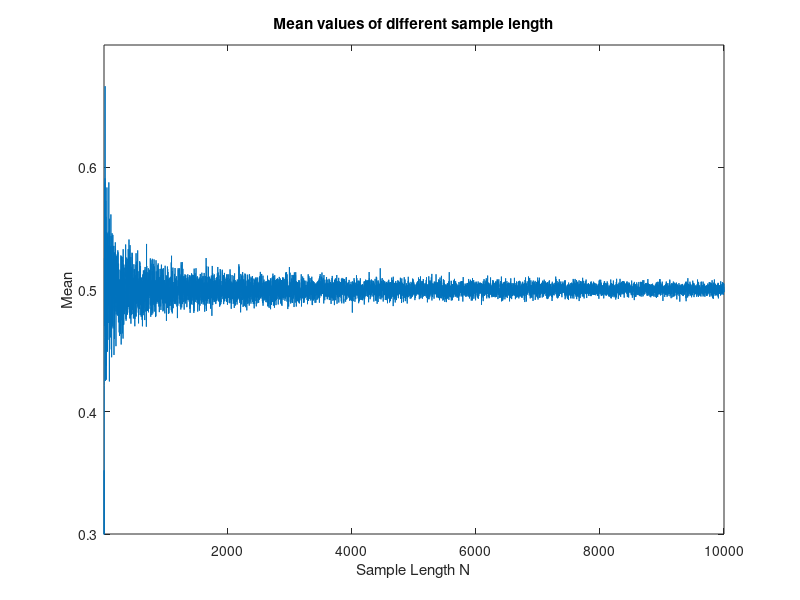
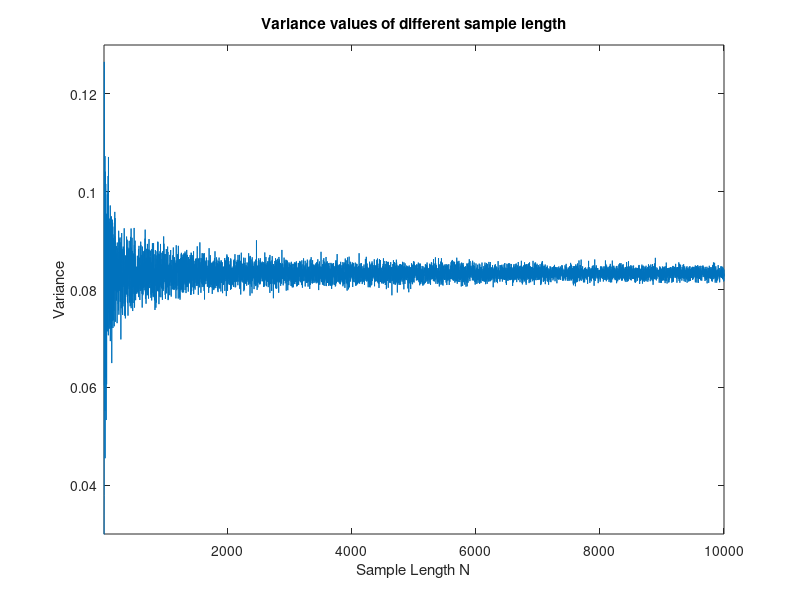

Write MATLAB code to recreate these figures, in order.
m_sequence=zeros(1,10000);
v_sequence=zeros(1,10000);
for i=1:10000   
    s=rand(1,i);
    m_sequence(i)=mean(s);
    v_sequence(i)=var(s);
end
figure(1);
plot(m_sequence(1,1:10000));
axis([1 10000 0.3 0.7])% the space of Y is between [0.5-0.2,0.5+0.2]
title('Mean values of different sample length');
xlabel('Sample Length N');
ylabel('Mean');
figure(2);
plot(v_sequence(1,1:10000));
axis([1 10000 0.03 0.13])% the space of Y is around 0.83
title('Variance values of different sample length');
xlabel('Sample Length N');
ylabel('Variance');

